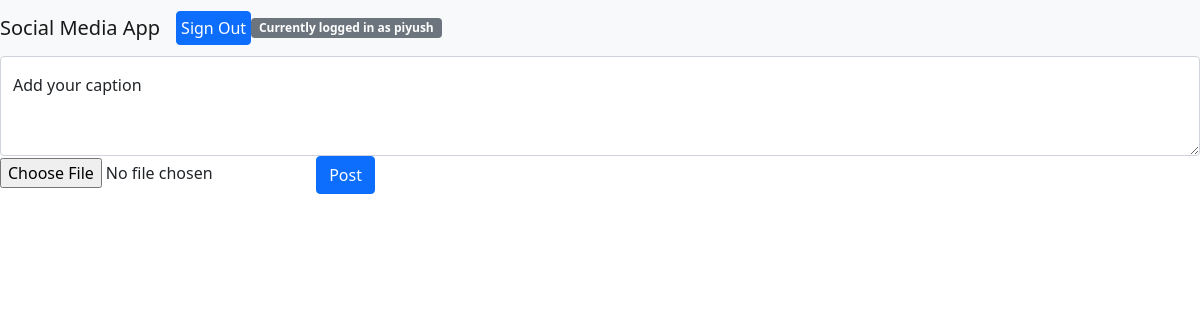
The app's page / (signed in), older data.
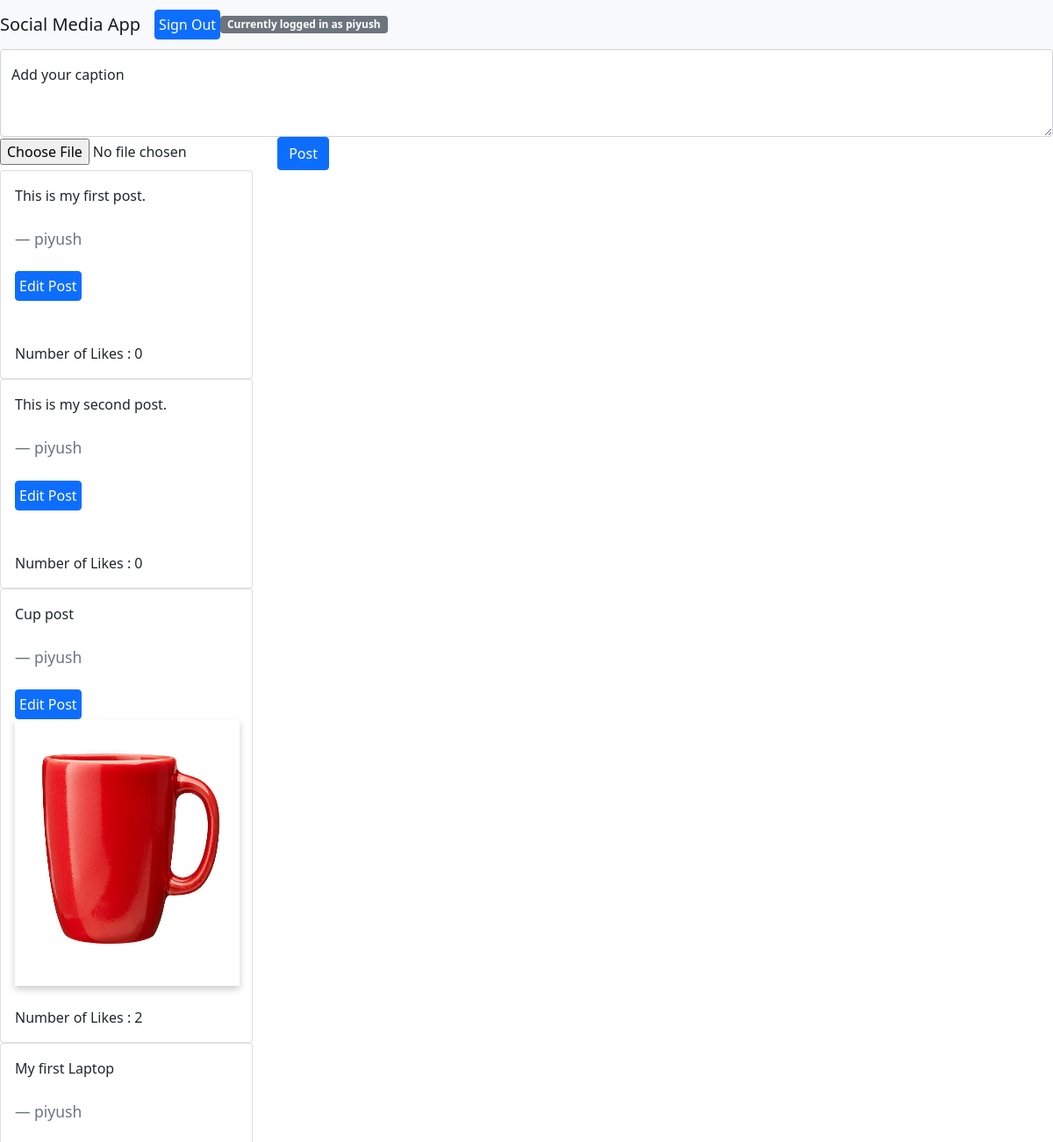
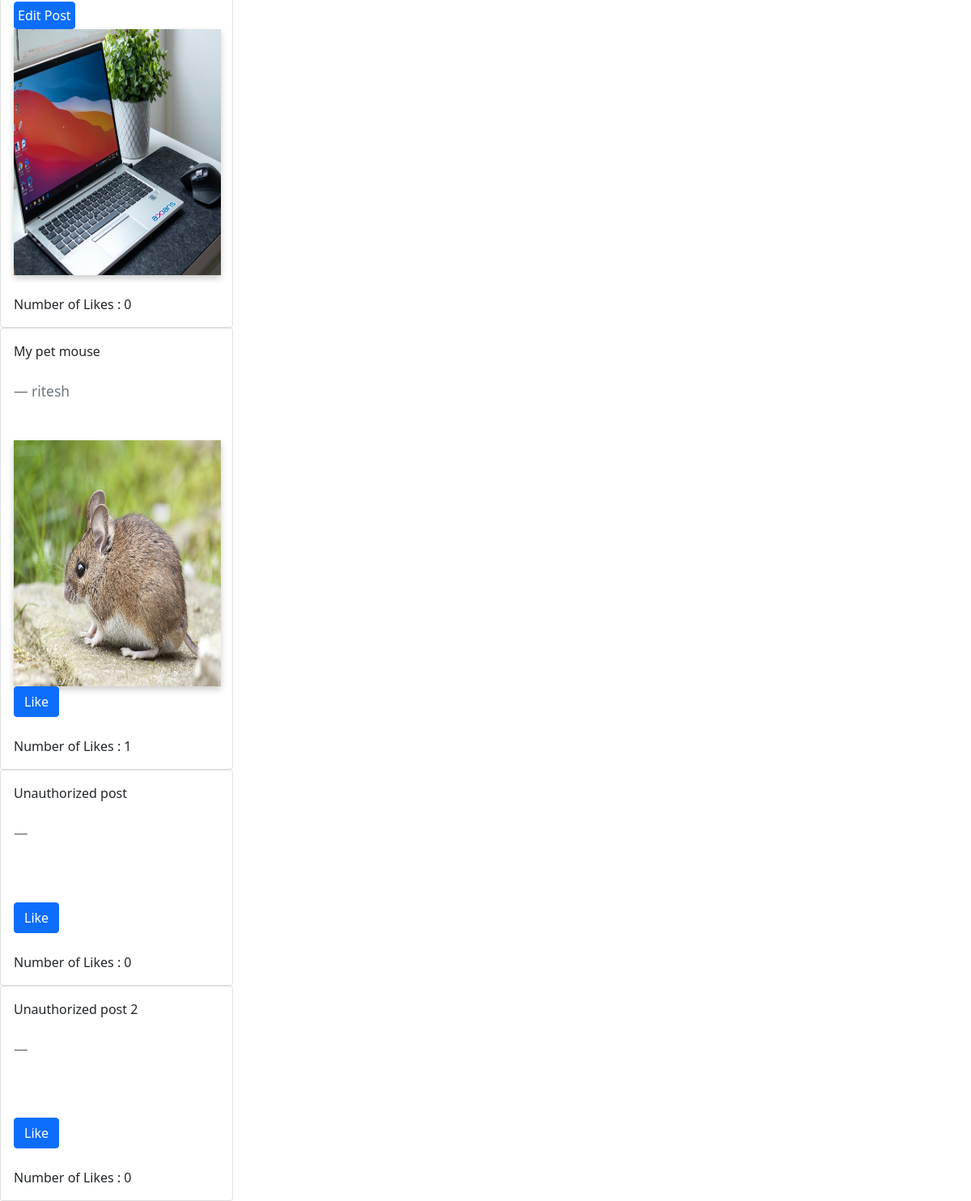
The same page, newer data (2 pictures, top to bottom).
### media_app/models/posts.py (models this page shows)
class Post(MetaInfo):
    user = models.ForeignKey(User, related_name='post',
                             on_delete=models.CASCADE, null=True)
    caption = models.TextField()
    image = models.ImageField(blank=True, null=True)
    class Meta:
        db_table = "post"

### media_app/views/auth_views.py (the view)
# urls.py: path('', auth_views.index, name='media_app_index')
def index(request):
    page_name = "index.html"
    user_posts = Post.objects.all()
    return render(request, page_name, {'user_posts': user_posts})

### media_app/templates/index.html (shortened to what this page needs)
{% extends 'base.html' %}
{% block content %}
    {% if not request.user.is_authenticated %}
        <h1>Sorry, you need to be authenticated to add a post.</h1>
    {% else %}
        <form method="POST" action={% url 'media_app_post' %} enctype="multipart/form-data">
            <div class="form-floating">
                <textarea class="form-control" placeholder="Leave a caption here" id="floatingTextarea2" style="height: 100px" name="caption"></textarea>
                <label for="floatingTextarea2">Add your caption</label>
                <input type="file" name="image_upload" accept=".jpg,.png,.jpeg" >
                <button type="submit" class="btn btn-primary">Post</button>
            </div>
        </form>
        {% for post in user_posts %}
            <div class="card" style="width: 18rem;">
                <div class="card-body">
                    <p class="card-text">{{post.caption}}</p>
                    <br>
                    <blockquote class="blockquote mb-0">
                      <footer class="blockquote-footer">{{post.user.username}}</footer>
                    </blockquote>
                    <br>
                    {% if request.user.id == post.user.id %}
                        <a class="p-1 rounded btn btn-primary" href="{% url 'media_app_post' post.id %}">Edit Post</a>
                    {% endif %}
                    <br>
                    {% if post.image and post.image.url  %}
                        <img src={{post.image.url}} style="box-shadow: 0 4px 8px 0 rgba(0,0,0,0.2);
                        transition: 0.3s;
                        width: 16rem;
                        height: 19rem;" />
                    {% endif %}
                    <br>
                    {% if request.user.id != post.user.id %}
                        <form action="{% url 'media_app_post_like' post.id %}" method="GET">
                            <button type="submit" class="btn btn-primary">Like</button>
                        </form>
                    {% endif %}
                    <br>
                    Number of Likes : {{post.like_post.count}}
                </div>
            </div>
        {% endfor %}
    {% endif %}
{% endblock %}

### media_app/templates/base.html (shortened to what this page needs)
<!DOCTYPE html>
<html lang="en">
  <head>
    <link
      href="https://cdn.jsdelivr.net/npm/bootstrap@5.0.2/dist/css/bootstrap.min.css"
      rel="stylesheet"
    />
  </head>
  <body>
    <nav class="navbar navbar-expand-lg navbar-light bg-light">
      <a class="navbar-brand" href="/">Social Media App</a>
      {% if request.user.is_authenticated %}
        <a class="p-1 rounded btn btn-primary" href="{% url 'media_app_logout' %}">Sign Out</a>
        <span class="badge bg-secondary">Currently logged in as {{request.user.username}}</span>
      {% else %}
        <a class="p-1 rounded btn btn-primary" href="{% url 'media_app_sign_up' %}">Sign Up</a>
        <a class="p-1 rounded btn btn-primary" href="{% url 'media_app_login' %}">Sign In</a>
      {% endif %}
    </nav>
    {% block content %} {% endblock %}
  </body>
</html>

Row changes from the older to the newer data that the page shows:
added Post: caption "This is my first post.", user.username "piyush", shows "Edit Post", like_post.count "0"
added Post: caption "This is my second post.", user.username "piyush", shows "Edit Post", like_post.count "0"
added Post: caption "Cup post", user.username "piyush", shows "Edit Post", image (picture), like_post.count "2"
added Post: caption "My first Laptop", user.username "piyush", shows "Edit Post", image (picture), like_post.count "0"
added Post: caption "My pet mouse", user.username "ritesh", image (picture), shows "Like", like_post.count "1"
added Post: caption "Unauthorized post", shows "Like", like_post.count "0"
added Post: caption "Unauthorized post 2", shows "Like", like_post.count "0"
